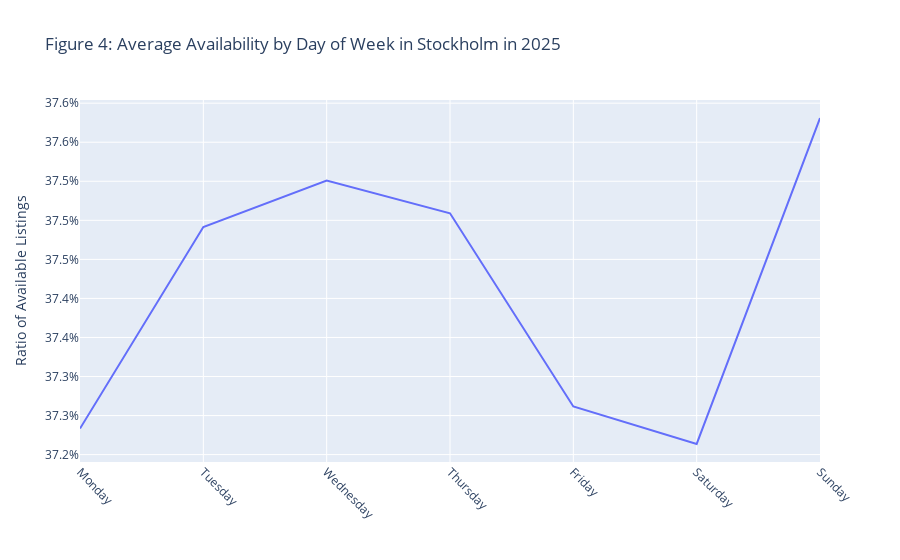

Notebook source saved alongside this figure:
### Markdown cell above
Higher values suggest that higher number of available listings. From the Figure 3 it is obvious that in the beginning of spring, there are plenty of available listings.

How about when people go out the most within a week? Figure 4 shows that on both Fridays and Saturdays, the availability is the lowest, and this partially aligns with the common knowledge that people go out on weekends. However, it is worth noticing that the difference among days is in fact very little.

### Code cell
calendar['dayofweek'] = calendar.date.dt.day_name()
days = calendar['dayofweek'].unique().tolist()
df_week = price_week = calendar.groupby('dayofweek')['booked'].mean().reindex(days)
df_week = df_week.reset_index()
fig4 = px.line(df_week, x = 'dayofweek', y = 'booked', title= 'Figure 4: Average Availability by Day of Week in Stockholm in 2025', 
               labels = {'dayofweek': '', 'booked': 'Ratio of Available Listings'})
fig4.update_xaxes(tickangle= 45)
fig4.update_layout(yaxis_tickformat = '.1%')
fig4.show()

### Figure 1 — Plotly figure (JSON) as saved in the notebook; plotly's stock layout.template omitted (floating-point values rounded to 4 significant figures)
{"data": [{"hovertemplate": "=%{x}<br>Ratio of Available Listings=%{y}<extra></extra>", "legendgroup": "", "line": {"color": "#636efa", "dash": "solid"}, "marker": {"symbol": "circle"}, "mode": "lines", "name": "", "orientation": "v", "showlegend": false, "type": "scatter", "x": ["Monday", "Tuesday", "Wednesday", "Thursday", "Friday", "Saturday", "Sunday"], "xaxis": "x", "y": [0.3723, 0.3749, 0.3755, 0.3751, 0.3726, 0.3721, 0.3763], "yaxis": "y"}], "layout": {"legend": {"tracegroupgap": 0}, "title": {"text": "Figure 4: Average Availability by Day of Week in Stockholm in 2025"}, "xaxis": {"anchor": "y", "domain": [0, 1], "tickangle": 45, "title": {"text": ""}}, "yaxis": {"anchor": "x", "domain": [0, 1], "tickformat": ".1%", "title": {"text": "Ratio of Available Listings"}}}}
